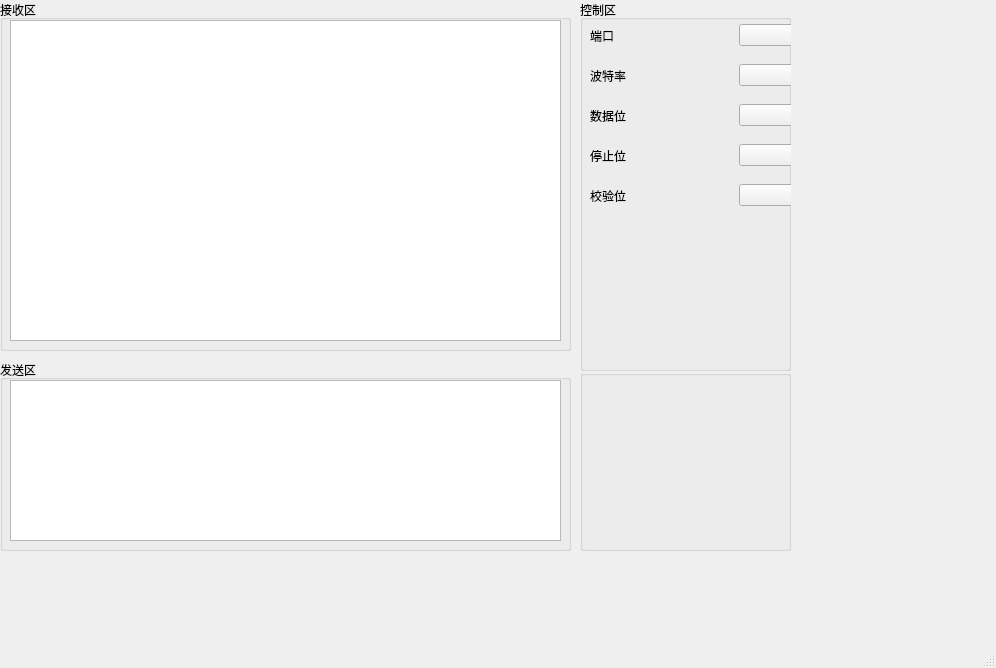
<?xml version="1.0" encoding="UTF-8"?>
<ui version="4.0">
 <class>MainWindow</class>
 <widget class="QMainWindow" name="MainWindow">
  <property name="geometry">
   <rect>
    <x>0</x>
    <y>0</y>
    <width>996</width>
    <height>668</height>
   </rect>
  </property>
  <property name="windowTitle">
   <string>MainWindow</string>
  </property>
  <widget class="QWidget" name="centralwidget">
   <widget class="QGroupBox" name="groupBox">
    <property name="geometry">
     <rect>
      <x>0</x>
      <y>0</y>
      <width>571</width>
      <height>351</height>
     </rect>
    </property>
    <property name="title">
     <string>接收区</string>
    </property>
    <widget class="QTextEdit" name="textEdit">
     <property name="geometry">
      <rect>
       <x>10</x>
       <y>20</y>
       <width>551</width>
       <height>321</height>
      </rect>
     </property>
    </widget>
   </widget>
   <widget class="QGroupBox" name="groupBox_2">
    <property name="geometry">
     <rect>
      <x>0</x>
      <y>360</y>
      <width>571</width>
      <height>191</height>
     </rect>
    </property>
    <property name="title">
     <string>发送区</string>
    </property>
    <widget class="QTextEdit" name="textEdit_2">
     <property name="geometry">
      <rect>
       <x>10</x>
       <y>20</y>
       <width>551</width>
       <height>161</height>
      </rect>
     </property>
    </widget>
   </widget>
   <widget class="QGroupBox" name="groupBox_3">
    <property name="geometry">
     <rect>
      <x>580</x>
      <y>0</y>
      <width>211</width>
      <height>371</height>
     </rect>
    </property>
    <property name="title">
     <string>控制区</string>
    </property>
    <widget class="QWidget" name="horizontalLayoutWidget">
     <property name="geometry">
      <rect>
       <x>10</x>
       <y>20</y>
       <width>291</width>
       <height>31</height>
      </rect>
     </property>
     <layout class="QHBoxLayout" name="horizontalLayout">
      <item>
       <widget class="QLabel" name="label">
        <property name="text">
         <string>端口</string>
        </property>
       </widget>
      </item>
      <item>
       <widget class="QComboBox" name="comboBox_2"/>
      </item>
     </layout>
    </widget>
    <widget class="QWidget" name="horizontalLayoutWidget_2">
     <property name="geometry">
      <rect>
       <x>10</x>
       <y>60</y>
       <width>291</width>
       <height>31</height>
      </rect>
     </property>
     <layout class="QHBoxLayout" name="horizontalLayout_2">
      <item>
       <widget class="QLabel" name="label_2">
        <property name="text">
         <string>波特率</string>
        </property>
       </widget>
      </item>
      <item>
       <widget class="QComboBox" name="comboBox"/>
      </item>
     </layout>
    </widget>
    <widget class="QWidget" name="horizontalLayoutWidget_3">
     <property name="geometry">
      <rect>
       <x>10</x>
       <y>100</y>
       <width>291</width>
       <height>31</height>
      </rect>
     </property>
     <layout class="QHBoxLayout" name="horizontalLayout_3">
      <item>
       <widget class="QLabel" name="label_3">
        <property name="text">
         <string>数据位</string>
        </property>
       </widget>
      </item>
      <item>
       <widget class="QComboBox" name="comboBox_3"/>
      </item>
     </layout>
    </widget>
    <widget class="QWidget" name="horizontalLayoutWidget_4">
     <property name="geometry">
      <rect>
       <x>10</x>
       <y>140</y>
       <width>291</width>
       <height>31</height>
      </rect>
     </property>
     <layout class="QHBoxLayout" name="horizontalLayout_4">
      <item>
       <widget class="QLabel" name="label_4">
        <property name="text">
         <string>停止位</string>
        </property>
       </widget>
      </item>
      <item>
       <widget class="QComboBox" name="comboBox_4"/>
      </item>
     </layout>
    </widget>
    <widget class="QWidget" name="horizontalLayoutWidget_5">
     <property name="geometry">
      <rect>
       <x>10</x>
       <y>180</y>
       <width>291</width>
       <height>31</height>
      </rect>
     </property>
     <layout class="QHBoxLayout" name="horizontalLayout_5">
      <item>
       <widget class="QLabel" name="label_5">
        <property name="text">
         <string>校验位</string>
        </property>
       </widget>
      </item>
      <item>
       <widget class="QComboBox" name="comboBox_5"/>
      </item>
     </layout>
    </widget>
    <widget class="QWidget" name="horizontalLayoutWidget_6">
     <property name="geometry">
      <rect>
       <x>10</x>
       <y>220</y>
       <width>291</width>
       <height>31</height>
      </rect>
     </property>
     <layout class="QHBoxLayout" name="horizontalLayout_6"/>
    </widget>
   </widget>
   <widget class="QGroupBox" name="groupBox_4">
    <property name="geometry">
     <rect>
      <x>580</x>
      <y>370</y>
      <width>211</width>
      <height>181</height>
     </rect>
    </property>
    <property name="title">
     <string/>
    </property>
   </widget>
  </widget>
  <widget class="QMenuBar" name="menubar">
   <property name="geometry">
    <rect>
     <x>0</x>
     <y>0</y>
     <width>996</width>
     <height>26</height>
    </rect>
   </property>
  </widget>
  <widget class="QStatusBar" name="statusbar"/>
 </widget>
 <resources/>
 <connections/>
</ui>
